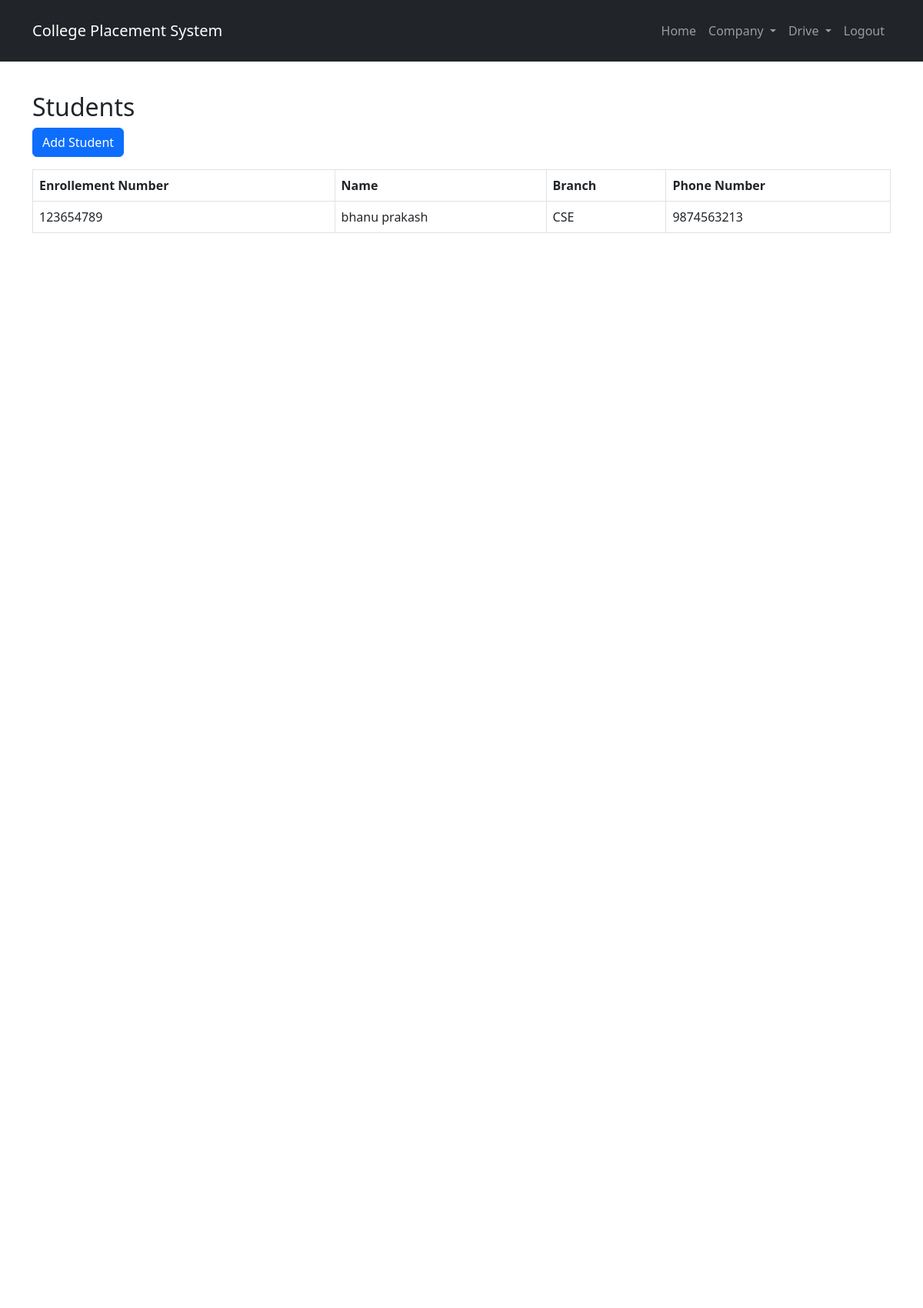
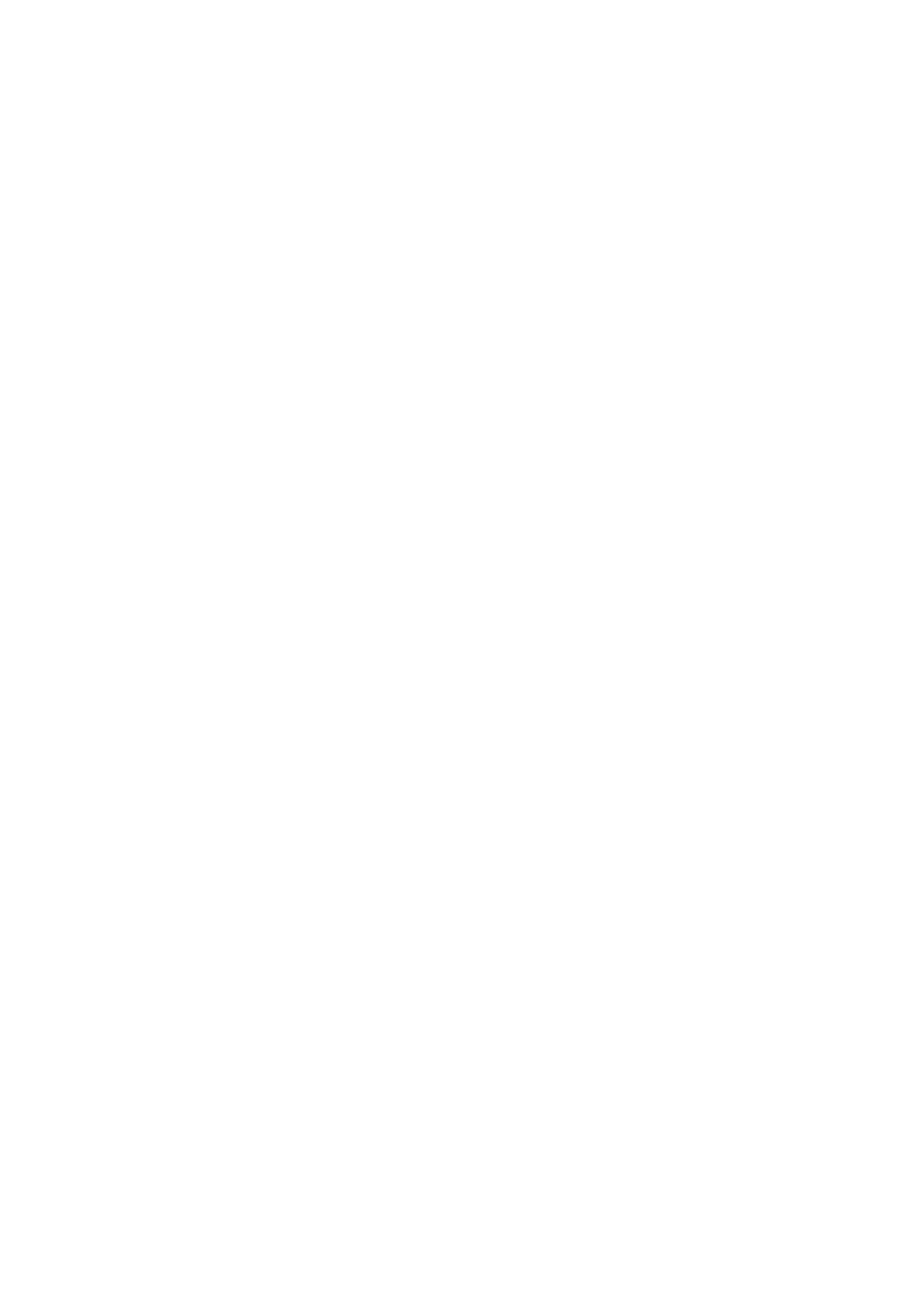
/student/student_list (signed in, upper part), run on the app's committed database (2 pictures, top to bottom).
### home/models.py (models this page shows, shortened)
class StudentProfile(models.Model):
    BRANCH_CHOICES = [
        ('CSE', 'Computer Science and Engineering'),
        ('ECE', 'Electronics and Communication Engineering'),
        ('EEE', 'Electrical and Electronics Engineering'),
        ('ME', 'Mechanical Engineering'),
        ('CE', 'Civil Engineering'),
    ]
    user = models.OneToOneField(User, on_delete=models.CASCADE, related_name="student_profile")
    first_name = models.CharField(max_length=100)
    last_name = models.CharField(max_length=100)
    date_of_birth = models.DateField(null=True, blank=True)
    phone_number = models.CharField(max_length=15)
    address = models.TextField()
    city = models.CharField(max_length=100)
    state = models.CharField(max_length=100)
    country = models.CharField(max_length=100)
    zip_code = models.CharField(max_length=10)
    enrollment_number = models.CharField(max_length=20, unique=True)
    branch = models.CharField(max_length=50, choices=BRANCH_CHOICES)
    year_of_study = models.IntegerField(null=True, blank=True)
    current_semester = models.IntegerField()
    resume = models.FileField(upload_to='resumes/', blank=True, null=True)
    skills = models.TextField(help_text="Enter skills separated by commas")
    certifications = models.FileField(upload_to='certifications/', blank=True, null=True)
    cgpa = models.DecimalField(max_digits=4, decimal_places=2)
    linkedin_profile = models.URLField(blank=True, null=True)
    github_profile = models.URLField(blank=True, null=True)

### home/views.py (the view)
# urls.py: path("student/student_list", views.student_list, name="student_list"),
@superuser_required
def student_list(request):
    students_list = StudentProfile.objects.all()
    return render(request,'student/students_list.html',{"students_list":students_list})

### home/templates/student/students_list.html (shortened to what this page needs)
{% extends "base.html" %}
{% block content %}
<h2>Students</h2>
<a href="{% url 'create_student_profile' %}" class="btn btn-primary mb-3">Add Student</a>
<table class="table table-bordered">
    <thead>
        <tr>
            <th>Enrollement Number</th>
            <th>Name</th>
            <th>Branch</th>
            <th>Phone Number</th>
        </tr>
    </thead>
    <tbody>
        {% for student in students_list %}
        <tr>
            <td>{{ student.enrollment_number }}</td>
            <td>{{ student.first_name }} {{student.last_name}}</td>
            <td>{{ student.branch }}</td>
            <td>{{ student.phone_number }}</td>
        </tr>
        {% empty %}
        <tr><td colspan="4" class="text-center">No companies available</td></tr>
        {% endfor %}
    </tbody>
</table>
{% endblock %}

### home/templates/base.html (style rules this page uses)
body { display: flex; flex-direction: column; min-height: 500vh; }

### data on the page
StudentProfile: enrollment_number "123654789", first_name "bhanu", last_name "prakash", branch "CSE", phone_number "9874563213"
